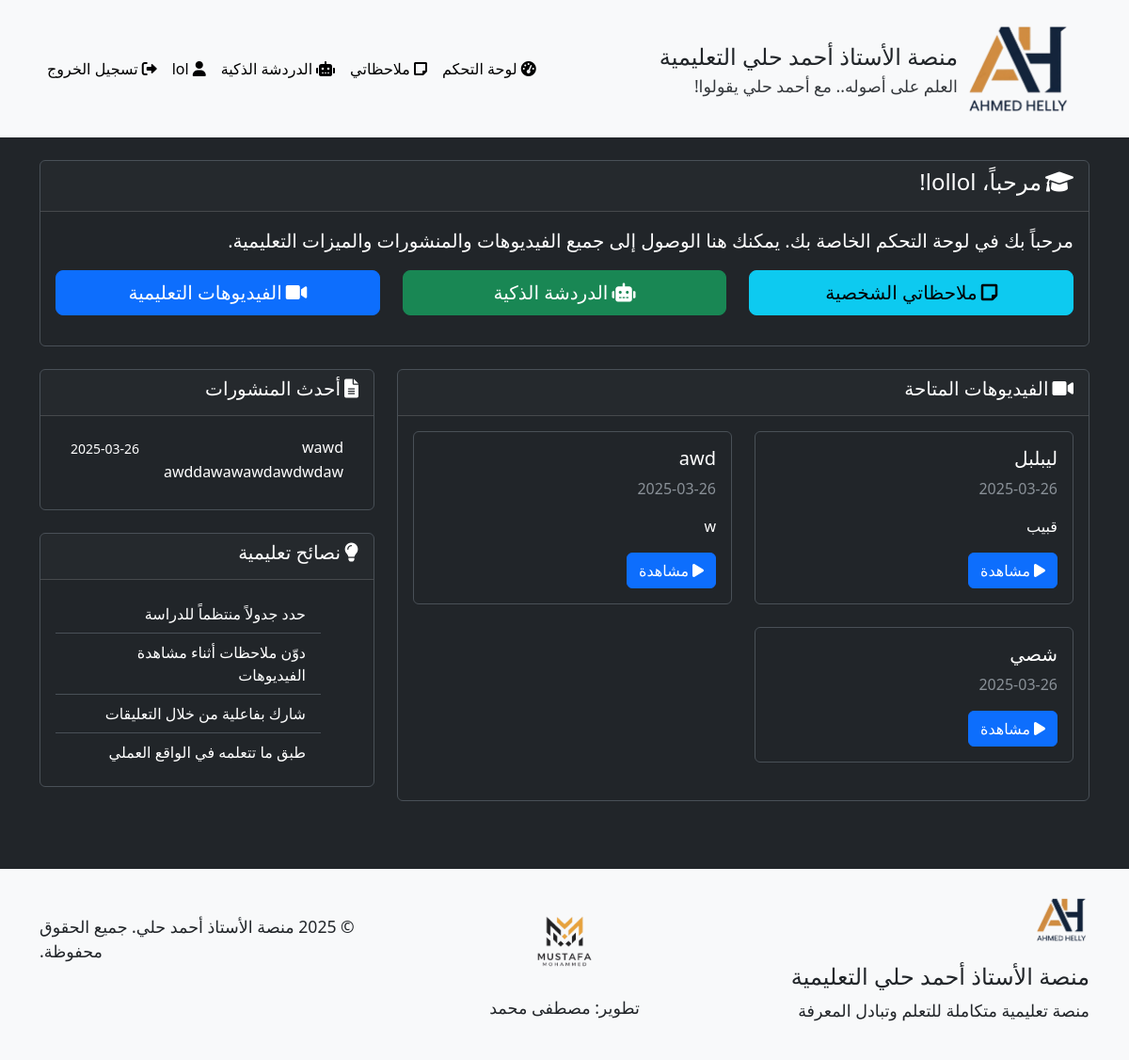
Page /student/dashboard (signed in) on the earlier database version.
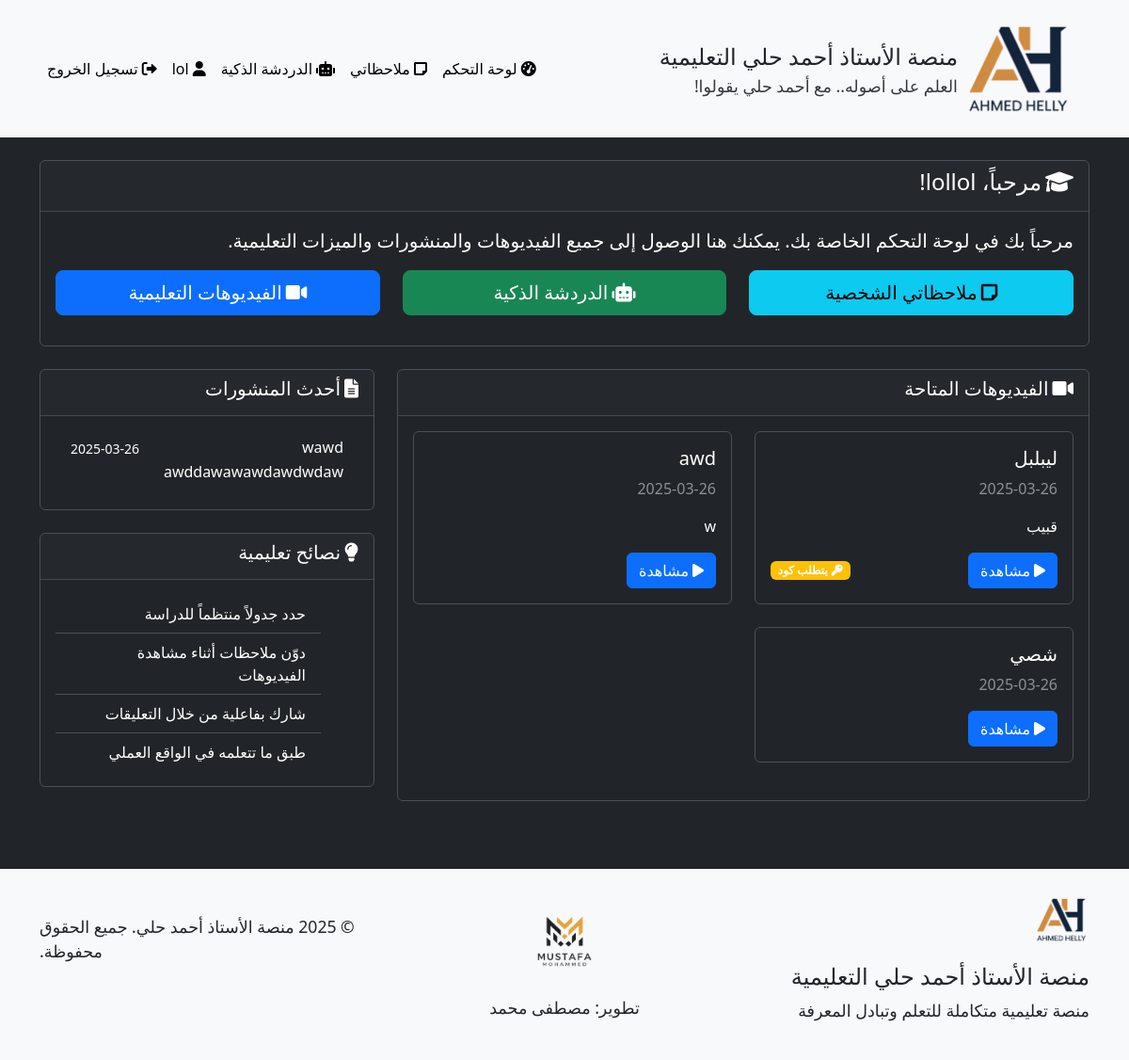
Same page on the later database version.
### models.py (models this page shows, shortened)
class Video(db.Model):
    __tablename__ = 'videos'
    id = db.Column(db.Integer, primary_key=True)
    title = db.Column(db.String(100), nullable=False)
    url = db.Column(db.String(200), nullable=True)  # يمكن أن يكون فارغًا في حالة رفع ملف
    file_path = db.Column(db.String(200), nullable=True)  # مسار الملف المرفوع
    description = db.Column(db.Text)
    uploaded_by = db.Column(db.Integer, db.ForeignKey('users.id'), nullable=False)
    created_at = db.Column(db.DateTime, default=datetime.utcnow)
    requires_code = db.Column(db.Boolean, default=True)  # هل تتطلب المحاضرة كود للوصول
    comments = db.relationship('Comment', backref='video', lazy='dynamic', cascade='all, delete-orphan')

### routes.py (the view)
@student_bp.route('/dashboard')
@login_required
def dashboard():
    if current_user.is_admin():
        return redirect(url_for('admin.dashboard'))
    videos = Video.query.order_by(Video.created_at.desc()).all()
    posts = Post.query.order_by(Post.created_at.desc()).all()
    return render_template('student/dashboard.html', videos=videos, posts=posts)

### app.py (called while the page is built)
    @login_manager.user_loader
    def load_user(user_id):
        return User.query.get(int(user_id))

### models.py (called while the page is built)
    def is_admin(self):
        return self.role == 'admin'

### templates/student/dashboard.html (shortened to what the changed rows need)
{% extends 'base.html' %}
{% block content %}
<div class="row">
    <div class="col-lg-8">
        <div class="card bg-dark mb-4">
            <div class="card-body">
                {% if videos %}
                    <div class="row">
                        {% for video in videos %}
                            <div class="col-md-6 mb-4">
                                <div class="card bg-dark h-100 card-hover">
                                    <div class="card-body">
                                        <h5 class="card-title">{{ video.title }}</h5>
                                        <p class="card-text text-muted">
                                            {{ video.created_at.strftime('%Y-%m-%d') }}
                                        </p>
                                        {% if video.description %}
                                            <p class="card-text">
                                                {{ video.description[:100] }}{% if video.description|length > 100 %}...{% endif %}
                                            </p>
                                        {% endif %}
                                        <div class="d-flex justify-content-between align-items-center">
                                            <a href="{{ url_for('student.view_video', video_id=video.id) }}" class="btn btn-primary">
                                                <i class="fas fa-play me-1"></i>مشاهدة
                                            </a>
                                            {% if video.requires_code %}
                                                <span class="badge bg-warning">
                                                    <i class="fas fa-key me-1"></i>يتطلب كود
                                                </span>
                                            {% endif %}
                                        </div>
                                    </div>
                                </div>
                            </div>
                        {% endfor %}
                    </div>
                {% else %}
                    <div class="alert alert-info">
                        <i class="fas fa-info-circle me-2"></i>لا توجد فيديوهات متاحة حالياً.
                    </div>
                {% endif %}
            </div>
        </div>
    </div>
</div>
{% endblock %}

Differences in the rows shown:
changed Video "ليبلبل": now shows "يتطلب كود"
